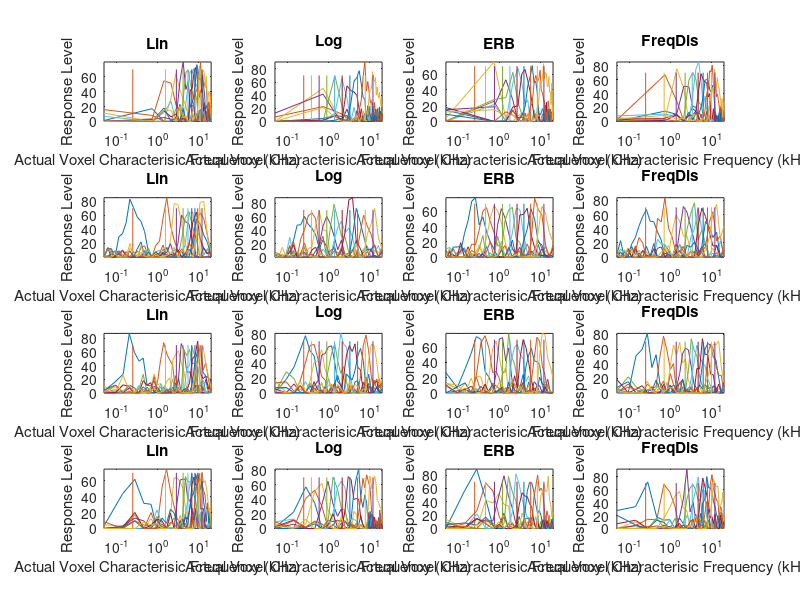
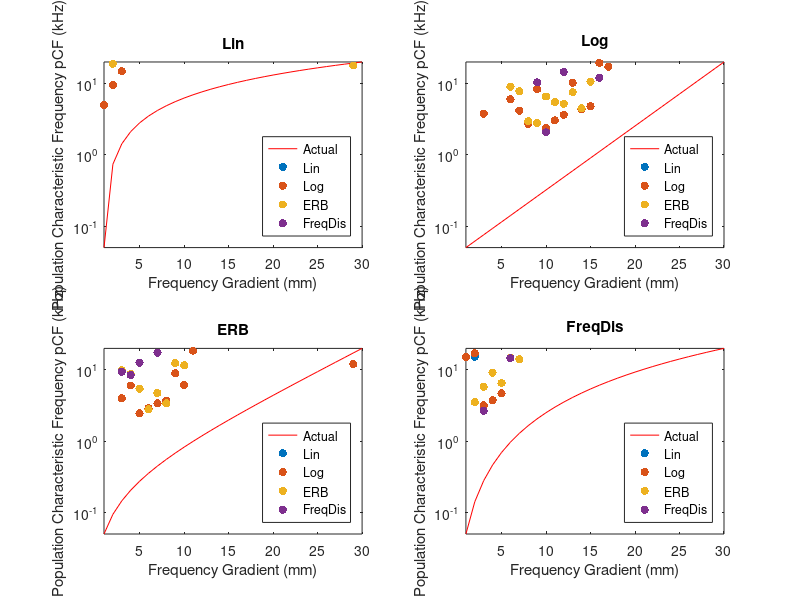

Here is the MATLAB script that generated these plots, in order:
function data = fMRIFreqMagModel
% Model of Frequency magnification imaged using fMRI
% effect on stimulus spacing on recorded response compared to underlying
% spacing of neuron/voxel characterisic frequency spacing

%% TO DO
% Add spread of HMDR - apply to voxel response
% Add noise
% Add frequency selectivity spacing
% create bandpass noise stimuli
% each voxel contain many tuning curves - loop current code for each voxel
% and take weighted average - then convovle with gaussian Hymodynmaic
% spread response
% plot superimposed stimuli responses
% plot neuron response as line, voxel as point
% 30 random numbers - create coiefient 

clc; close all

%% Neuronal population Magnification domain fucntion
% VoxelMagSpace = {str2func('@lcfNErb'),str2func('@FreqDisMagDom')};
% VoxelMagSpace2Freq = {str2func('@lcfInvNErb'),str2func('@FreqDisMagDom2Fre')};
% VoxelFilterWidth = {str2func('@lcfErb'),str2func('@FreqDisMagDom2Freq')};

%% Neuronal population Magnification domain fucntion
VoxelMagSpace = {str2func('@lcfNErb')};
VoxelMagSpace2Freq = {str2func('@lcfInvNErb')};
VoxelFilterWidth = {str2func('@lcfErb'),str2func('@lcfErb'),str2func('@lcfErb'),str2func('@lcfErb')};

%% Stimuli Magnification domain functions
% magDomain,magScale2F,magFilterWidth
StimMagDomain = {str2func('@LinMagDom'),str2func('@LogMagDom'),str2func('@lcfNErb'),str2func('@FreqDisMagDom')};
StimMagDomain2Freq = {str2func('@LinMagDom2Freq'),str2func('@LogMagDom2Freq'),str2func('@lcfInvNErb'),str2func('@FreqDisMagDom2Freq')};
StimSpacingNames = {'Lin','Log','ERB','FreqDis'};   % names for graph titles for each stimulus spacing - must be in same order as StimMagDomain and StimMagDomain2Freq variables

%% Stimuli Properties
StimHighFreq = 12;  % highest frequency to test
StimLowFreq = 0.25; % lowest frequency to test
StimNum = 10;   % number of stimulus
StimdB = 70;
%% Voxel Population Properties
% Auditory system properties
HighFreq = 20;  % Highest frequency of the system
LowFreq = 0.05; % Lowest frequency of the system
Gradient = 30; % length of gradient in mm
nNeurons = 100000; % number of neurons per mm
% Imaging Properties
Resolution = 1;  % resolution of imaging in mm
nVoxels = Gradient/Resolution; % number of voxels
NeuronDensity = nNeurons .* Resolution; % number of neurons in each voxel
HDspread = 3; % spread of hemodynamic response in mm

% Spacing Properites
C = 1; % constant scaling for voxel tuning width

VoxelMagSpace = StimMagDomain ;
VoxelMagSpace2Freq = StimMagDomain2Freq;

VMD = cell(length(VoxelMagSpace),1);
SMD = struct('VoxRes', ones(StimNum,nVoxels), ...
    'VCharaFreq', ones(nVoxels), ...
    'fMRIdata', ones(nVoxels));
Res = cell(length(StimMagDomain),1);
PlotIndex = [0 4 8 12]

for iVMD = 1:length(VoxelMagSpace)
    % Spacing Properites
    data.VoxelProp(iVMD)  = VoxelProperties(LowFreq,HighFreq,nVoxels,C,VoxelMagSpace{iVMD},VoxelMagSpace2Freq{iVMD},VoxelFilterWidth{iVMD});    %     (LowFreq,HighFreq,nVoxels,C,magDomain,magScale2F,magFilterWidth)
    
    for iSMD = 1:length(StimMagDomain)
        %% create stimuli frequencies for each spacing
        StimFreq = StimMagDomain2Freq{iSMD}(linspace(StimMagDomain{iSMD}(StimLowFreq),StimMagDomain{iSMD}(StimHighFreq),StimNum)); % frequencies of stimuli - 3D matrix for band limited noise
        
        %% create stimuli gain structure
        StimLev = ones(size(StimFreq)).*StimdB; % can use to model filter response
        
        %% loop for each voxel
         figure (1)
        for i = 1:length(StimFreq)
            SMD.VoxRes(i,:) = VoxelResponse (StimFreq(i),StimLev,data.VoxelProp(iVMD).VFreqC,data.VoxelProp(iVMD).p);
            SMD.VoxRes(SMD.VoxRes<0) = 0;
            subplot(length(VoxelMagSpace),length(StimMagDomain),iSMD + PlotIndex(iVMD));
            plot(data.VoxelProp(iVMD).VFreqC,SMD.VoxRes(i,:)), set(gca,'XScale','log'),title (StimSpacingNames{iSMD}), xlabel('Actual Voxel Characterisic Frequency (kHz)'), ylabel('Response Level'), axis tight
            hold on
            line(repmat(StimFreq(i),1,2),[min(ylim) StimLev(i)])
        end
        
        % weight average response for each voxel in stimuli domain (stimuli domain because stimuli ID used for calulation)
        %         for i = 1:nVoxels
        SMD.VCharaFreq = VoxelCharacterFrequency (StimFreq, SMD.VoxRes,StimMagDomain{iSMD},StimMagDomain2Freq{iSMD});
        %         end
        
        %% fMRI response data
        %% convolve with Hemodynamic spread
        %         SMD.fMRIdata(iSMD) = fMRIResponse (SMD.VCharaFreq(iSMD),HDspread);
        
        Res{iSMD}= SMD;
        
    end
    data.VMD{iVMD,1} = Res;
end  
    %% plot Voxel characterisic frequencies - actual vs measured
%     for iVMD = 1:length(VoxelMagSpace)
%         figure (2)
%         for iSMD = 1:length(StimMagDomain)
%             subplot(length(VoxelMagSpace),length(StimMagDomain),iSMD + PlotIndex(iVMD));
%             plot (1:nVoxels,data.VoxelProp(iVMD).VFreqC, 'r'), axis tight
%             hold on
%             scatter (1:nVoxels,data.VMD{iVMD,1}{iSMD ,1}.VCharaFreq)
%             set(gca,'YScale','log'), xlabel('Frequency Gradient (mm)'), ylabel('C.Freq (kHz)'),title (StimSpacingNames{iSMD}),legend('Actual','Measured','Location','SouthEast')
%         end
%     end
for iVMD = 1:length(VoxelMagSpace)
    figure (2)
    subplot(length(VoxelMagSpace)./2, length(VoxelMagSpace)./2, iVMD);
    plot (1:nVoxels,data.VoxelProp(iVMD).VFreqC, 'r'), axis tight, title (StimSpacingNames{iVMD})
    hold on
    for iSMD = 1:length(StimMagDomain)
        scatter (1:nVoxels,data.VMD{iVMD,1}{iSMD ,1}.VCharaFreq, 'fill')
        set(gca,'YScale','log'), xlabel('Frequency Gradient (mm)'), ylabel('Population Characteristic Frequency pCF (kHz)'),legend('Actual',(StimSpacingNames{1}),(StimSpacingNames{2}),(StimSpacingNames{3}),(StimSpacingNames{4}),'Location','SouthEast');
%  xlabel('Frequency Gradient (mm)'), ylabel('Population Characteristic Frequency pCF (kHz)'),legend('Actual',(StimSpacingNames{1}),(StimSpacingNames{2}),(StimSpacingNames{3}),(StimSpacingNames{4}),'Location','SouthEast')

    end
end
% end

end
function Response = VoxelResponse (StimF,StimLev,VoxelFreqC,p)
StimInt = 10.^(StimLev/10);
Int = zeros(1,length(VoxelFreqC)); % Response intensity for each Voxel
for I = 1:length(VoxelFreqC)
    for II = 1:length(StimF)
        g = abs((StimF(II)-VoxelFreqC(I))/VoxelFreqC(I));
        fw=(1+(p(I)*g)).*exp(-p(I)*g); %Two parameter roex
        Int(I) = Int(I)+fw*StimInt(II);
    end
end
NoiseLev = 10;
noise = randn (1,length(VoxelFreqC)).*NoiseLev;
Response = 10*log10(max(Int,1)); % Threshold intensity response and convert to dB
Response = Response + noise; %% set negative values to 0
% Response = Int; % no threshold
% Response = max(Int,1);
end
function VCharaFreq = VoxelCharacterFrequency (StimFreq, VoxRes,StimMagDomain,StimMagDomain2Freq)
VCharaFreq = zeros(length(VoxRes),1);
StimFreqStimDomain = StimMagDomain(StimFreq);
for i = 1:length(VoxRes)
    VCharaFreq (i) = sum((StimFreqStimDomain'.*VoxRes(:,i)))./sum(VoxRes(:,i)); % need to convert to linear spacing - convert to mag domain then convert back for characteristic frequencies
end
VCharaFreq(isnan(VCharaFreq)) = 0 ;

VCharaFreq = StimMagDomain2Freq(VCharaFreq);
%% need to convert back to frequency domain
end
function Response = fMRIResponse (StimF,StimLev,VoxelFreqC,p)
% hemodynamic spread
%% Parkes (2005) at 3 T
%% Find paper for 7T - around 2.3 mm
% FWHM GE = 3.9 +/- 0.7 mm, SE = 3.4 +/- 0.8
StimInt = 10.^(StimLev/10);
Int = zeros(1,length(VoxelFreqC)); % Response intensity for each Voxel
for I = 1:length(VoxelFreqC)
    for II = 1:length(StimF)
        g = abs((StimF(II)-VoxelFreqC(I))/VoxelFreqC(I));
        fw=(1+(p(I)*g)).*exp(-p(I)*g); %Two parameter roex
        Int(I) = Int(I)+fw*StimInt(II);
    end
end
Response = 10*log10(max(Int,1)); % Threshold intensity response and convert to dB
% Response = Int; % no threshold
% Response = max(Int,1);
end
function VoxelProp = VoxelProperties(LowFreq,HighFreq,nVoxels,C,magDomain,magScale2F,magFilterWidth)
VoxelProp.VmagScale = linspace(magDomain(LowFreq),magDomain(HighFreq),nVoxels); % Linearly space in magnification scale domain (ERB, FS, LOG, LIN)
VoxelProp.VFreqC = magScale2F(VoxelProp.VmagScale);   % Voxel Characterisic Frequency - Convert maginification scale values to frequency values (kHz)
VoxelProp.VTuningWidth = magFilterWidth(VoxelProp.VFreqC); % Voxel frequency tuning width for each Voxel Charactersic Frequency (for each voxel)(Bandwidth in?)
VoxelProp.p = C*4*VoxelProp.VFreqC./VoxelProp.VTuningWidth; % Filter coefficient of each Voxel % VTuningWidth - population tuning width / populationERB
end
function y = LinMagDom(f)
y = f;
end
function f = LinMagDom2Freq(x)
f = x;
end
function y = LogMagDom(f)
y = log10(f);
end
function f = LogMagDom2Freq(x)
f = 10.^(x);
end
function erb = lcfErb(f)
% ***** lcfErb *****
% ERBs as per Glasberg and Moore (1990);
A = 24.7/1000; B = 4.37;
erb = A*(B*f+1);
end
function nerb = lcfNErb(f)
% ***** lcfNErb *****
% Converts frequency to ERB number;
A = 24.7/1000; B = 4.37;
nerb = 1/(A*B)*log(B*f+1);
end
function f = lcfInvNErb(nerb)
% ***** lcfInvNErb *****
% Converts ERB number to frequency;
A = 24.7/1000; B = 4.37;
f = 1/B*(exp(A*B*nerb)-1);
end
function DLF= FreqDisTuningWidth (f)

%% log DLF = a'sqrt(F) + k' + m'(SL^-1) % Nelson et al (1983)
% Nelson et al k' = -0.15, m' = 5.056, a' = 0.0214

%% Weir (1977) = log DLF = a sqrt(F) + b % depended on dB SL

a = 0.0214; k = -0.15; m = 5.056; SL = 40;

DLF = log10(a(sqrt(f)) + k + m(SL^-1));


% FreqSelTunWid = f;
end
function y = FreqDisMagDom(f)
%% number of Freq Selectivity units
a = 0.0214; k = -0.15; m = 5.056; SL = 35;
y = exp(a .* sqrt(f) + k + m.*(SL.^-1));
end
function f = FreqDisMagDom2Freq(x)
a = 0.0214; k = -0.15; m = 5.056; SL = 35;
f = ((log(x) - (k + m.*(SL.^-1)))./a).^2;
end
